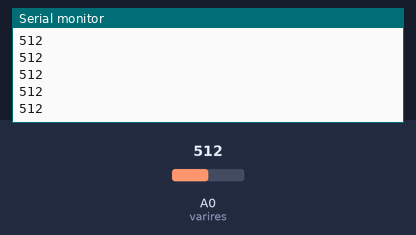
Bench run of a sketch on a simulated Arduino Uno, built with avr-gcc and run on an emulated ATmega328P. On the bench: the last lines printed to the serial monitor. Inputs (shaded band) come from the test bench; at power-on: A0 (varires) = 512.

Above: at 1.2 s.
1.3 s: A0 (varires) set to 716
At 2.0 s:
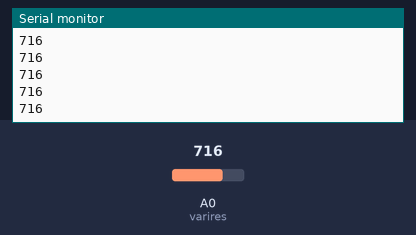
2.8 s: A0 (varires) set to 900
At 3.4 s:
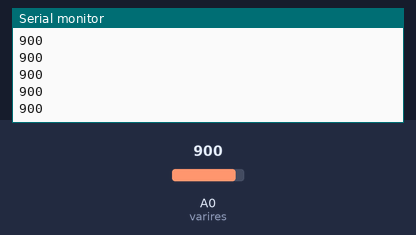
Timing chart, 0 to 5.8 s (numbered marks = the images above; inputs shaded):
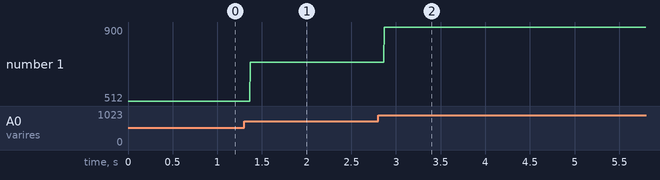

The sketch:

serial_monitor.ino
```cpp
// Serial monitor

int varires = A0; //pin number of variable resistor
int value; // to store the value from the variable resistor

void setup() {
  // put your setup code here, to run once:
 Serial.begin(9600); // for serial monitor
}

void loop() {
  // put your main code here, to run repeatedly:
 value = analogRead(varires); // stores the value generated from variable resistor
 Serial.println(value); // prints the value to the monitor
}
```

Measured:
- after the input at 1.3 s, the serial monitor: prints a new line after 0.07 s (image 1)
- after the input at 2.8 s, the serial monitor: prints a new line after 0.07 s (image 2)
- plotted number 1: 512 → 716 after the input at 1.3 s, 716 → 900 after the input at 2.8 s
